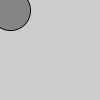
Frame 1 (no input)
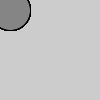
Frame 60 (the mouse pressed at the canvas centre just before this capture)
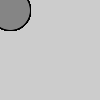
Frame 120 (the mouse held since frame 60 and released just before this capture)

The Processing sketch that drew these frames (run headless with seeded random() and noise(); from frame 60 on, the mouse is pressed at the canvas centre):

// Processing sketch: sketch_211011a
// ── sketch_211011a.pde
void setup() {
  
}

void draw() {
  fill(133);
  circle(10, 10, 40);
}
